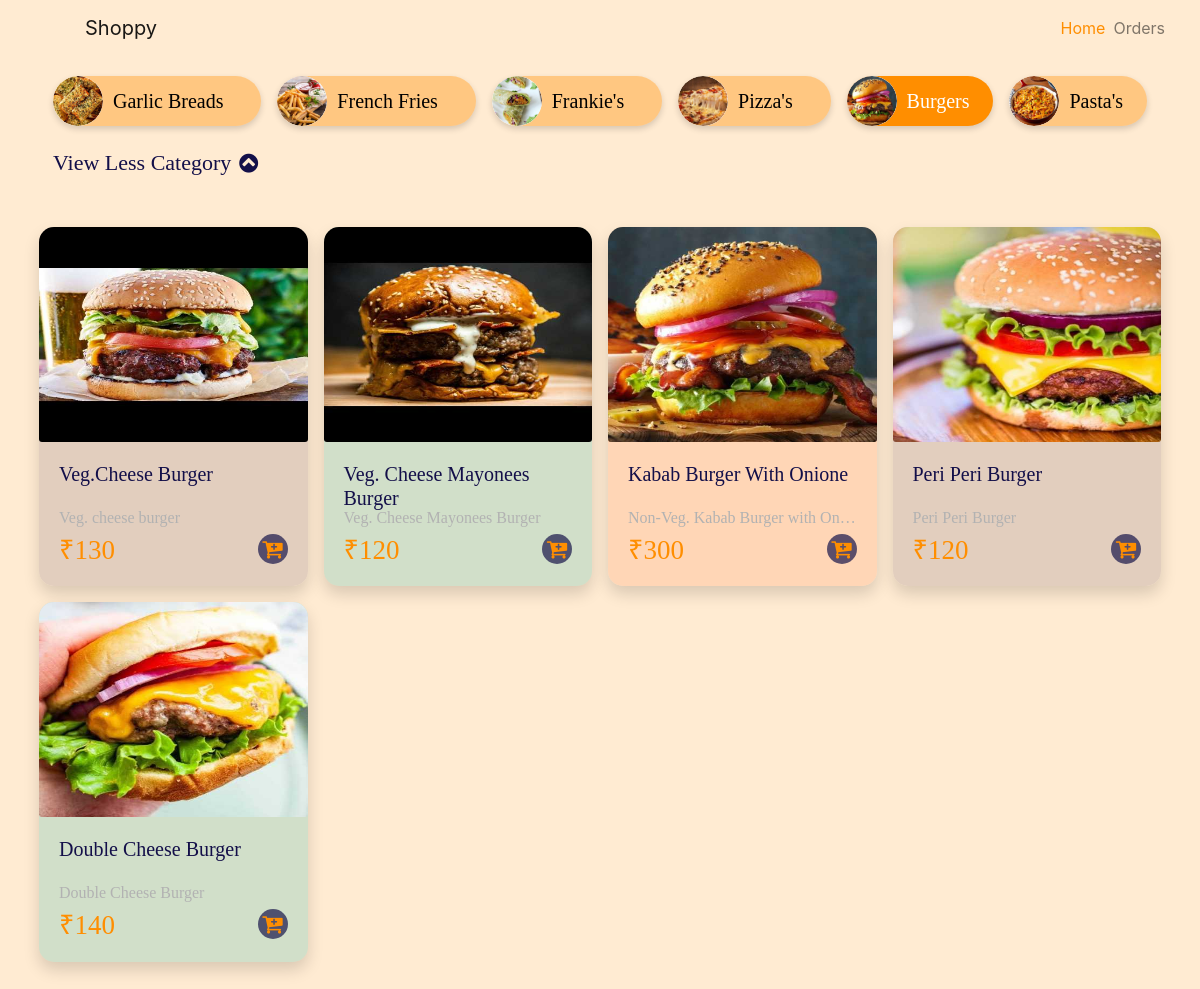
The app's page /?category=5 with its own data.
### app/models.py (models this page shows, shortened)
class Categories(models.Model):
    name = models.CharField(max_length=50)
    image = models.ImageField(upload_to="uploades/categories/")
    @staticmethod
    def get_all_categories():
        return Categories.objects.all()

class Products(models.Model):
    name = models.CharField(max_length=50)
    price = models.IntegerField(default=0)
    description = models.CharField(max_length=200, default="")
    category = models.ForeignKey(Categories, on_delete=models.CASCADE, default=1)
    image = models.ImageField(upload_to="uploades/products/")
    preparationTime=models.CharField(max_length=50,default=0)
    @staticmethod
    def get_all_products_by_id(categoryId):
        if categoryId:
            return Products.objects.filter(category=categoryId)
        else:
            return Products.objects.all()

### app/views.py (the view)
# urls.py: path('',views.productView,name='/' ),
def productView(request):
    product = None
    categories = Categories.get_all_categories()
    categoryId = request.GET.get("category")
    if categoryId:
        categoryId = int(categoryId)
        product = Products.get_all_products_by_id(categoryId)
    else:
        categoryId = int(categories[0].id)
        product = Products.get_all_products_by_id(categoryId)
    dataJSON = serializers.serialize('json',product)
    return render(
        request,
        "products.html",
        {
            "products": product,
            "jsonProducts":dataJSON,
            "categories": categories,
            "selectedCategoryId": categoryId,
        },
    )

### templates/products.html (shortened to what this page needs)
{% extends 'base.html' %} {% block container %}
<div class="container category-container">
  <div class="d-flex flex-wrap my-3">
    {% for category in categories%}
    <a
      class="{% if forloop.counter > 4 %} d-none {% else %} m-1 category d-flex flex-row flex-grow-1 align-items-center mx-2 {% if selectedCategoryId == category.id %} active-class {% else %} {% endif %} {% endif %}"
      href="?category={{category.id}}"
      disabled="{% if selectedCategoryId == category.id %}disabled{% else %} {% endif %}"
    >
      <div class="circle d-flex justify-content-center align-items-center">
        <img
          src="{{category.image.url}}"
          class="category-img animation-element img-fluid"
          alt="..."
        />
      </div>
      <div class="d-flex justify-content-center align-items-center">
        <h5 class="category-name">{{category.name}}</h5>
      </div>
    </a>
    {% endfor %}
    <div
      id="categoryCollapse"
      class="collapse {% if selectedCategoryId > 4 %} collapse show {% endif %} flex-grow-1"
    >
      <div class="d-flex flex-wrap">
        {% for category in categories%}
        <a
          class="{% if forloop.counter <= 4 %} d-none {% else %} m-1 category d-flex flex-row flex-grow-1 align-items-center mx-2 {% endif %} {% if selectedCategoryId == category.id %} active-class {% else %} {% endif %}"
          href="?category={{category.id}}"
          disabled="{% if selectedCategoryId == category.id %}disabled{% else %} {% endif %}"
        >
          <div class="circle d-flex justify-content-center align-items-center">
            <img
              src="{{category.image.url}}"
              class="category-img animation-element img-fluid"
              alt="..."
            />
          </div>
          <div class="d-flex justify-content-center align-items-center">
            <h5 class="category-name">{{category.name}}</h5>
          </div>
        </a>
        {% endfor %}
      </div>
    </div>
  </div>
  <p
    class="collapseCategory collapsed px-2 {% if categories.count > 4 %} d-block {% else %} d-none {% endif %}"
    data-toggle="collapse"
    aria-expanded="{% if selectedCategoryId > 4 %} true {% else %} false {% endif %}"
    data-target="#categoryCollapse"
  >
    <span
      class="lessCategory align-items-center {% if selectedCategoryId <= 4 %} d-none {% else %} d-flex {% endif %}"
    >
      View Less Category <i class="mx-2 fa fa-chevron-circle-up"></i>
    </span>
  </p>
</div>
<div class="container p-3 mb-5">
  <div class="row my-3">
    {% for product in products%}
    <div class="col-6 col-sm-6 col-md-3 col-lg-3 col-xl-3 item pb-3 px-2 item">
      <div class="card shadow product">
        <div class="d-flex justify-content-center">
          <img
            src="{{product.image.url}}"
            class="card-img-top animation-element img-fluid card-img"
            alt="..."
          />
        </div>
        <div class="card-body">
          <div>
            <h5 class="item-title1">{{product.name}}</h5>
            <p class="item-description mb-1">{{product.description}}</p>
          </div>
          <div>
            <div class="row m-0">
              <div class="col-6 p-0 d-flex align-items-center">
                <h1 class="item-price d-flex align-items-center mb-0 pb-0">
                  ₹{{product.price}}
                </h1>
              </div>
              <div class="col-6 d-flex justify-content-center p-0">
                <div class="ml-auto">
                  <div
                    onclick="addToCart({{product.id}})"
                    class="itemsquare d-flex justify-content-center align-items-center"
                    style="height: 30px; width: 30px"
                  >
                    <i class="fa fa-cart-plus"></i>
                  </div>
                </div>
              </div>
            </div>
          </div>
        </div>
      </div>
    </div>
    {% endfor %}
  </div>
</div>
{%endblock%}

### templates/base.html (style rules this page uses)
body { background: #ffd39c73; }
.category.active-class { background: #ff8e00 !important; box-shadow: 0 3px 6px rgba(0, 0, 0, 0.16) !important; }
.collapseCategory { color: #130f49; font-size: 22px; font-family: MuliBOld; }
.category-name { margin: 0; color: black; font-size: 20px; padding: 0 10px; font-family: MuliBOld; text-align: center; word-break: break-word; overflow: hidden; }
.category-container { overflow: auto; background: #ffebd2; position: sticky; top: -3px; z-index: 1; }
.active-class .category-name { color: white; }
.category { min-width: fit-content; display: flex !important; background-color: #ff8e0063; border-radius: 100px; box-shadow: 0 3px 6px rgba(0, 0, 0, 0.16) !important; cursor: pointer; text-decoration: none !important; -webkit-border-radius: 100px; -moz-border-radius: 100px; -ms-border-radius: 100px; -o-border-radius: 100px; flex-direction: row !important; align-items: center !important; }
a[disabled="disabled"] { pointer-events: none; }
.circle { height: 50px; width: 50px; background-color: rgb(255, 255, 255); border-radius: 64px; overflow: hidden; -webkit-border-radius: 64px; -moz-border-radius: 64px; -ms-border-radius: 64px; -o-border-radius: 64px; }
.category-img { height: 100% !important; width: 100% !important; border-radius: 50px; }
.fa-cart-plus { color: #ff8e00; font-size: 22px; }
.itemsquare { cursor: pointer; border-radius: 50px; padding: 10px; background: #19164ab5; }
.card-img { width: 200px; background-size: cover; width: -webkit-fill-available; max-height: 215px; min-height: 215px; border-top-right-radius: 15px; border-top-left-radius: 15px; }
.animation-element { animation: zoominoutsinglefeatured 0.7s ease-out; }
.item-title1 { color: #130f49; font-family: MuliBold; height: 36px; }
.item-description { color: #b2b2b2; font-size: 16px; font-family: MuliRegular; text-overflow: ellipsis; white-space: nowrap; overflow: hidden; }
.item > .card { border: none !important; border-radius: 15px !important; -webkit-border-radius: 15px !important; -moz-border-radius: 15px !important; -ms-border-radius: 15px !important; -o-border-radius: 15px !important; }
.item:nth-child(3n + 0) > .product { background-color: #ffc7a391 !important; }
.item:nth-child(3n + 1) > .product { background-color: #dbc7b9cc !important; }
.item:nth-child(3n + 2) > .product { background-color: #4abcac40 !important; }
.item-price { color: #ff8e00; font-size: 27px; font-family: MuliBold; }

### records on screen
Categories: image (picture), name "Garlic Breads"
Categories: image (picture), name "French Fries"
Categories: image (picture), name "Frankie's"
Categories: image (picture), name "Pizza's"
Categories: image (picture), name "Burgers"
Categories: image (picture), name "Pasta's"
Products: image (picture), name "Veg.Cheese Burger", description "Veg. cheese burger", price "130"
Products: image (picture), name "Veg. Cheese Mayonees Burger", description "Veg. Cheese Mayonees Burger", price "120"
Products: image (picture), name "Kabab Burger With Onione", description "Non-Veg. Kabab Burger with On…", price "300"
Products: image (picture), name "Peri Peri Burger", description "Peri Peri Burger", price "120"
Products: image (picture), name "Double Cheese Burger", description "Double Cheese Burger", price "140"
